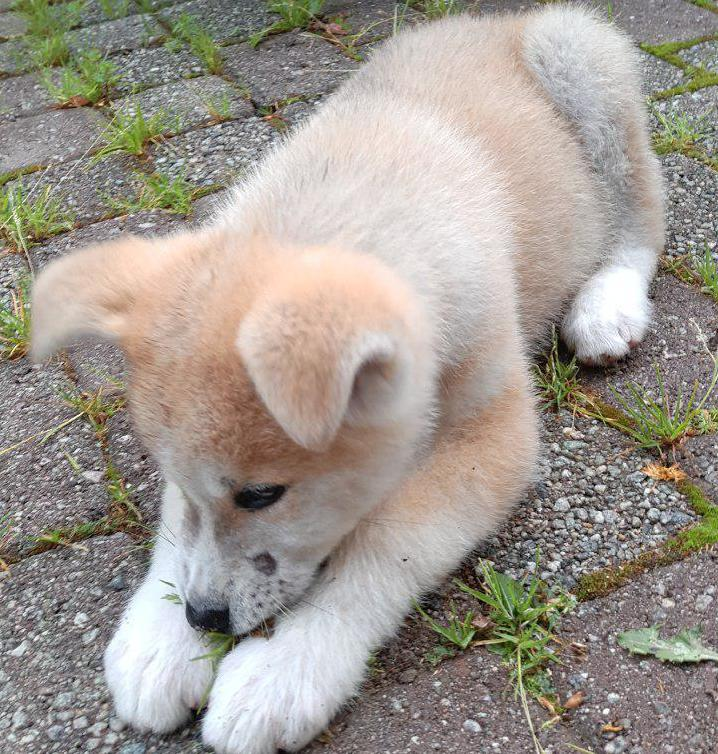
#> input picture imagesFFT/dog.jpg, 718 x 754 px
$ jupyter execute TFC-12-FiltradoImagenesFFT.ipynb   (shell and % lines are left out)   (older library calls are emulated)
#> lines starting #> are read from the running program, lines starting #| are printed output that depends on the picture
# Filtrado de imágenes usando transformada de Fourier
<section class="post-meta">
Carlos Ruestes, Cristián Sanchez
</section>
Última edición: 30 de Septiembre de 2019
___

## Introducción

En este notebook discutiremos la transformada de Fourier bidimensional y su uso en filtrado de imágenes. Si desean un conocimiento conceptual más profundo, pueden ver las referencias al final de este notebook. Recuerden que podemos interpretar la transformada de Fourier del dominio espacial (aquí son las imágenes) como el dominio de frecuencias, o el espectro de frecuencias. Por simplicidad, usaremos imágenes en escala de grises, pero es relativamente sencillo generalizar esto a imágenes a color.

[cell 1]
import matplotlib.pyplot as plt
import numpy as np
import scipy.fftpack as fft
from skimage import io
import warnings

# Tomar el logaritmo de cero al visualizar el espectro da advertencias,
# así que las desactivamos
warnings.filterwarnings("ignore")

## Transformada de fourier de una imagen

Para simplificar y minimizar la implementación de código, creamos una función para visualizar una imagen y su correspondiente espectro en el dominio de frecuencias. Nótese que graficamos el logaritmo del valor absoluto.

[cell 2]
def visualise(image, spectrum, title='', title_img='', title_spec='', cmap='gray'):
    """ Visualizar una image y su espectro en frec. en una figura.

    Parametros:
        image: en forma de array, como en plt.imshow(). Imagen.
        spectrum:en forma de array, como en plt.imshow(). Espectro.
        title: string. Titulo. Opcional.
        title_img. string. Subtitulo. Opcional.
        title_spec. string. Subtitulo Espectro. Opcional.
        cmap: `~matplotlib.colors.Colormap`. Color map. Opcional.
    """
    plt.figure(figsize=(18, 5))
    plt.subplot(121)
    plt.imshow(image, cmap=cmap)
    plt.title(title_img)
    plt.subplot(122)
    plt.imshow(np.log(abs(spectrum)), cmap=cmap)
    plt.title(title_spec)
    plt.suptitle(title)
    plt.show()

Creamos dos funciones para calcular la transformada de Fourier y la antitransformada de una imagen. Nótese que estas funciones también desplazan los cuadrantes, de manera que las frecuencias bajas aparecen hacia el medio del espectro y la frecuencia aumenta a medida que lo hace la distancia al centro. Es una convención que se encuentra frecuentemente en la literatura.

[cell 3]
def FFT(image):
    """ Computa la FFT discreta 2D de una imagen y desplaza el cero de frec.
    hacia el centro del espectro.

    Parametros:
        image: en forma de array, dimension (m,n), puede ser complejo.
    Returns: ndarray complejo, dimension (m,n). Espectro.
    """
    return np.fft.fftshift(np.fft.fft2(image))

def IFFT(spectrum):
    """ Desplaza el cero de frec. hacia los extremos del espectro y
    computa la anti FFT discreta 2D de una imagen.

    Parametros:
        spectrum: forma de array, dimension (m,n), puede ser complejo.
    Returns: ndarray complejo, dimension (m,n). Dominio espacila.
    """
    return np.fft.ifft2(np.fft.fftshift(spectrum))

Tomemos la transformada rápida de una imagen y grafiquemos el resultado.

[cell 4]
img = io.imread('imagesFFT/dog.jpg', as_grey=True)
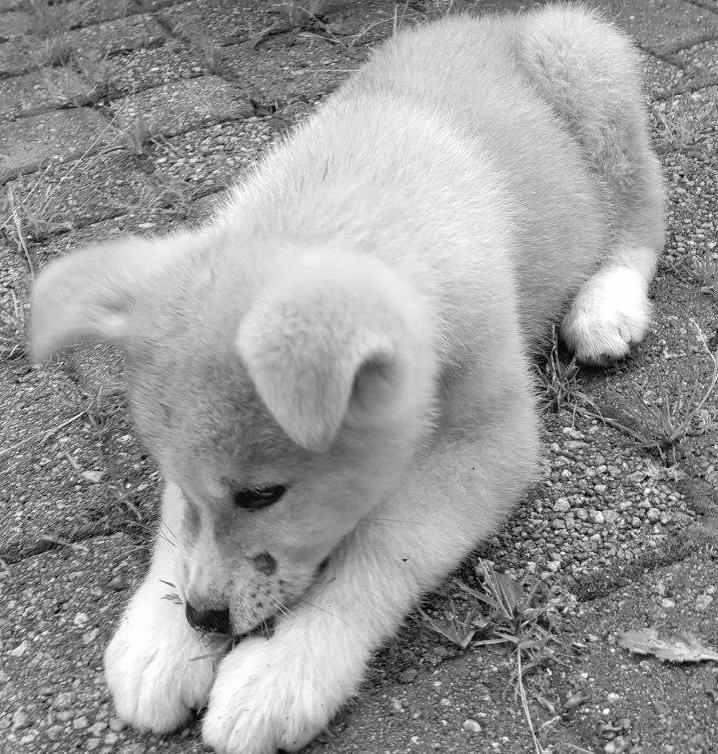
#> img: shape (754, 718) float64; min 0, max 1, mean 0.603

spec = FFT(img)
visualise(img, spec, title_img='Imagen inicial', title_spec='Espectro')

## Filtrado

Hay una cantidad innumerable de filtros que se pueden utilizar sobre el dominio en frecuencia para filtrar la imagen original. Vamos a implementar filtros de bajas y altas frecuencias en forma de filtro pasa-altos y pasa-bajos, respectivamente. Usaremos un filtro ideal y un filtro gaussiano en ambos casos.

Se asume que la imagen en cuestión tiene $n$ pixeles horizontales (dirección $x$) y $m$ pixeles verticales (dirección $y$). Sea $x=0,1,...,n-1$ e $y=0,1,..,m-1$ que definen una grilla cuadrada $x \times y$. Denotemos al espectro en frecuencia como $\mathcal F$, los filtros ideales como $I_\text{lowpass}$ e $I_\text{highpass}$ y los filtros gaussianos como $G_\text{lowpass}$ y $G_\text{highpass}$, todos definidos en la grilla $x \times y$. Definimos estos filtros tal que un espectro filtrado esta dado por el producto matricial elemental  $\mathcal F\circ I$ y $\mathcal F\circ G$.

$r=\sqrt{(x-n/2)^2+(y-m/2)^2}\geq0$ es la distancia desde el centro del espectro. Los filtros que consideramos dependen solo de un parámetro $\xi\in \mathbb{R}^+$. En esta notación, los filtros ideales estan dados por

$$
I_\text{lowpass}=\begin{cases}
1,& \text{si } r\leq\xi,\\
0,& \text{si } r>\xi,
\end{cases}
\quad \text{y} \quad
I_\text{highpass}=\begin{cases}
1,& \text{si } r\geq\xi,\\
0,& \text{si } r<\xi,
\end{cases}
$$

mientras que los filtros gaussianos estan dados por

$$
G_\text{lowpass}=e^{-\xi r^2}
\quad \text{y} \quad
G_\text{highpass}=1-e^{-\xi r^2}.
$$

[cell 5]
def filter_spectrum(spectrum, filter_type=None, val=50):
    """ Filtrado del espectro de una imagen de acuerdo a definicion.

    Parametros:
        spectrum:   array, dimension (m, n), puede ser complejo. Espectro a filtrar.
        filter_type: string. Nombre del filtro,
                     {'lowpass', 'highpass', 'gaussian_highpass', 'gaussian_lowpass'}.
        val:         float. Parametro del filtro.
    Returns: ndarray complejo, dimension (m, n). Espectro filtrado.
    """
#> called with spectrum = array of shape (754, 718), filter_type = 'lowpass', val = 40
    n, m = np.shape(spectrum)
#> n = 754; m = 718
    y, x = np.meshgrid(np.arange(1, m + 1), np.arange(1, n + 1))
    R2 = ((x - n/2)**2 + (y - m/2)**2)
    if (filter_type == 'lowpass'):
        return spectrum*(R2 <= val**2)
    elif (filter_type == 'highpass'):
        return spectrum*(R2 >= val**2)
    elif (filter_type == 'gaussian_highpass'):
        return spectrum*(1 - np.exp(-val*R2))
    elif (filter_type == 'gaussian_lowpass'):
        return spectrum*np.exp(-val*R2)
    elif (filter_type != None):
        raise ValueError('%s is not a valid filter!' % (filter_type))
    return spectrum

Ahora usamos estos filtros en el espectro de frecuencia y antitransformamos para obtener imágenes filtradas. Nótese que las imagenes filtradas con el filtro gaussiano se presentan como más suaves que aquellas con filtro ideal.

### Pasa-bajos

[cell 6]
filtered_spec = filter_spectrum(spec, 'lowpass', 40)  #Prueben modificar el valor de 40.
filtered_img = np.real(IFFT(filtered_spec))
visualise(filtered_img, filtered_spec, title='Filtro pasa-bajos ideal')

[cell 7]
filtered_spec = filter_spectrum(spec, 'gaussian_lowpass', 0.001)
filtered_img = np.real(IFFT(filtered_spec))
visualise(filtered_img, filtered_spec, title='Filtro pasa-bajos gaussiano')

### Pasa-altos

[cell 8]
filtered_spec = filter_spectrum(spec, 'highpass', 10)
filtered_img = np.real(IFFT(filtered_spec))
visualise(filtered_img, filtered_spec, title='Filtro pasa-altos ideal')
#> call 4 of visualise, with spectrum = array of shape (754, 718), title = 'Filtro pasa-altos ideal', title_img = '', title_spec = '', cmap = 'gray'
#> in visualise (call 4), `plt.show()`:
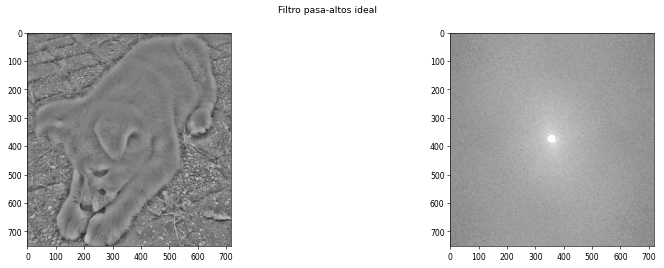
#> figure drawn by matplotlib, 2 panels

[cell 9]
filtered_spec = filter_spectrum(spec, 'gaussian_highpass', 0.01)
filtered_img = np.real(IFFT(filtered_spec))
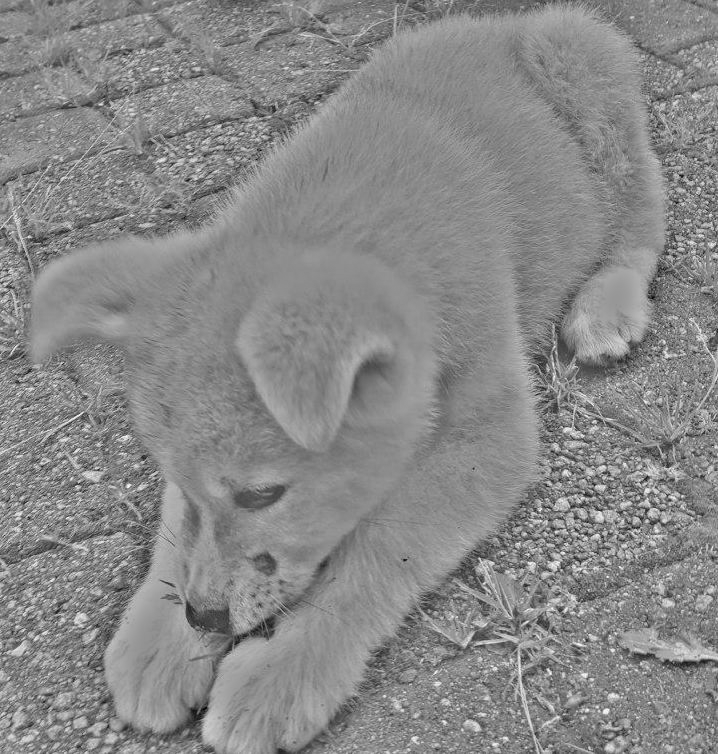
#> filtered_img: shape (754, 718) float64; min -0.627, max 0.565, mean 0.0119; drawn with min black and max white
visualise(filtered_img, filtered_spec, title='Filtro pasa-altos gaussiano')

## Filtrando patrones específicos y ruido

En los próximos ejemplos incluímos una imagen con patrones de ruido. Se las transforma al dominio de frecuencias, se le quitan las anomalías y se obtienen imágenes filtradas antitransformando al dominio espacial.

### Ejemplo 1

[cell 10]
img = io.imread('imagesFFT/dog_noise1.jpg', True)
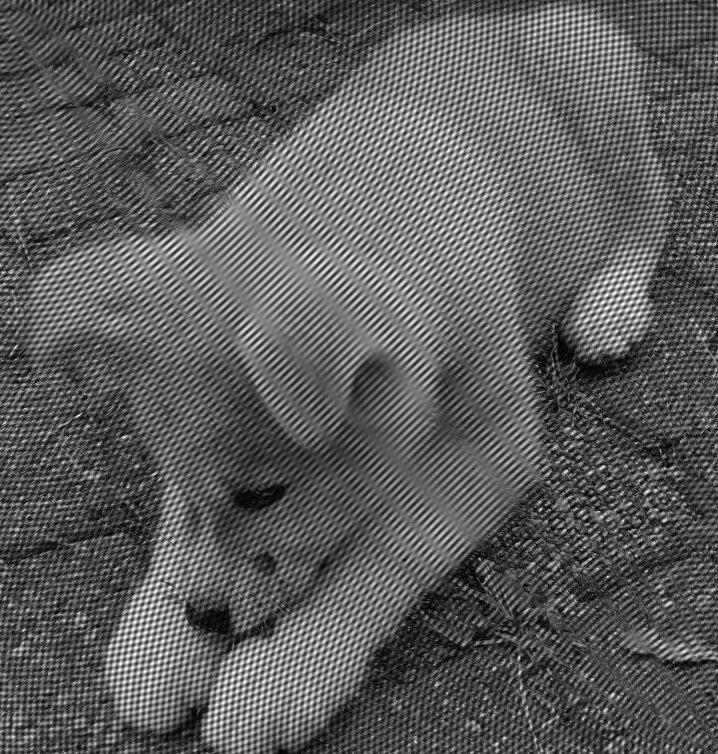
#> input picture imagesFFT/dog_noise1.jpg, 718 x 754 px
#> img is the input picture: shape (754, 718); min 0, max 255, mean 92.2
spec = FFT(img)
visualise(img, spec, title_img='Imagen con ruido', title_spec='Espectro sin filtrar')

[cell 11]
# Crear un filtro para quitar la anomalía (Conversemos como se ve la misma)
n, m = np.shape(img)
#> n = 754; m = 718
y, x = np.meshgrid(np.arange(m), np.arange(n))
R2 = (x - n/2)**2 + (y - m/2)**2
filtered_spec = spec*(R2 <= 100**2) + spec*(R2 >= 130**2) #Prueben otros valores!
filtered_img = np.real(IFFT(filtered_spec))
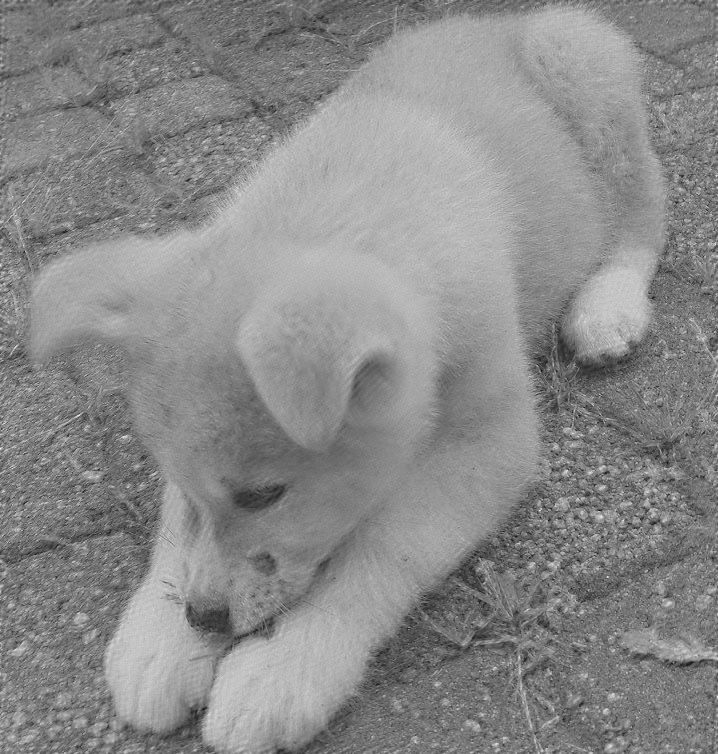
#> filtered_img: shape (754, 718) float64; min -50.23, max 212.2, mean 92.2; drawn with min black and max white

# Visualizamos el resultado
visualise(filtered_img, filtered_spec, title_img='Imagen filtrada',
          title_spec='Espectro filtrado')
#> in visualise (call 7), `plt.show()`:
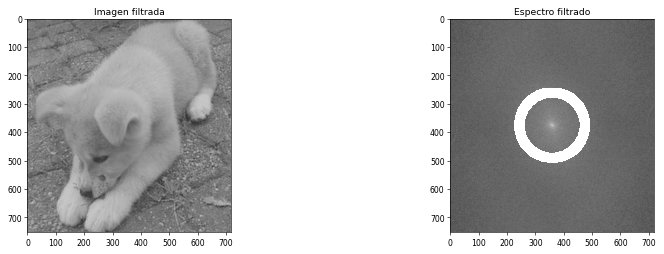
#> figure drawn by matplotlib, 2 panels

### Ejemplo 2

[cell 12]
img = io.imread('imagesFFT/dog_noise2.jpg', True)
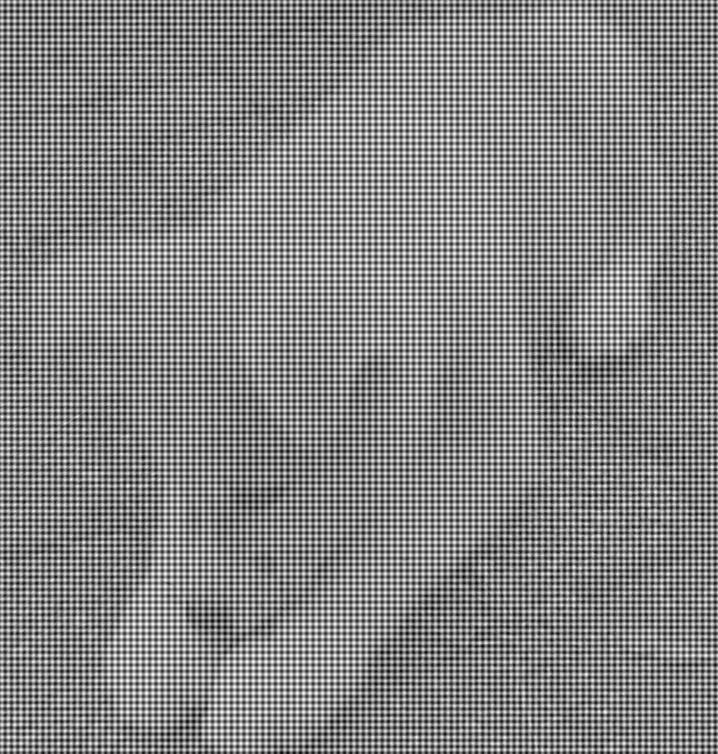
#> input picture imagesFFT/dog_noise2.jpg, 718 x 754 px
#> img is the input picture: shape (754, 718); min 0, max 255, mean 132.1
spec = FFT(img)
visualise(img, spec, title_img='Imagen con ruido', title_spec='Espectro sin filtrar')
#> in visualise (call 8), `plt.show()`:
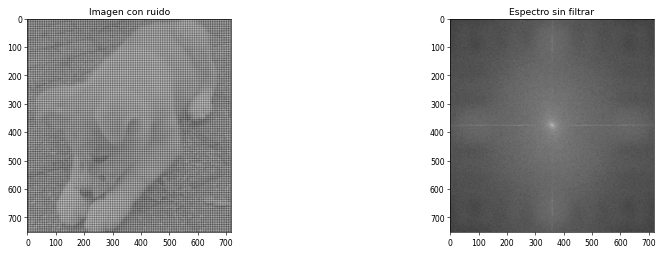
#> figure drawn by matplotlib, 2 panels

[cell 13]
# Crear un filtro para quitar la anomalía (Conversemos como se ve la misma)
n, m = np.shape(img)
y, x = np.meshgrid(np.arange(m), np.arange(n))
filtered_spec = spec*(x <= n/2 - 1) + spec*(x >= n/2 + 1)
filtered_spec = filtered_spec*(y <= m/2 - 1) + filtered_spec*(y >= m/2 + 1)
filtered_img = np.real(IFFT(filtered_spec))
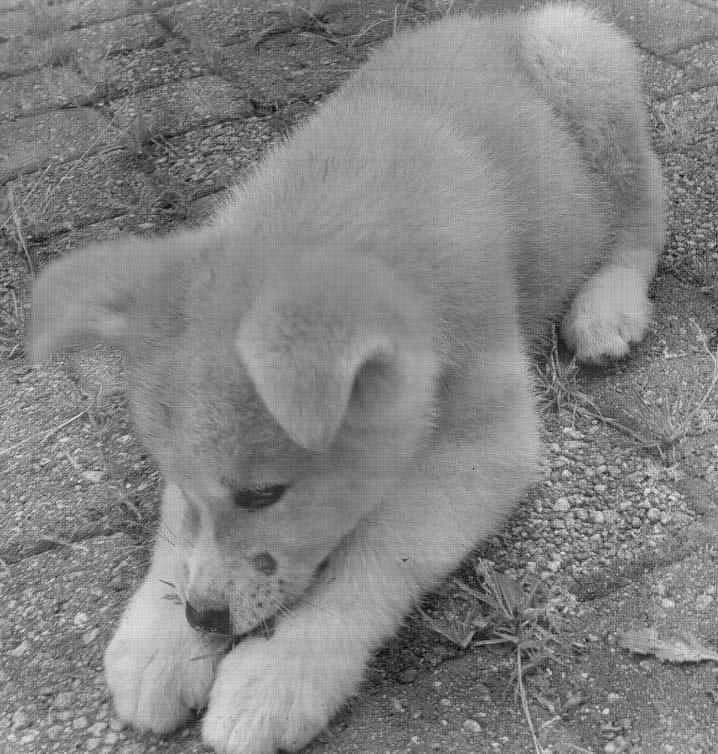
#> filtered_img: shape (754, 718) float64; min -37.4, max 35.07, mean 0; drawn with min black and max white

# Visualise result
visualise(filtered_img, filtered_spec, title_img='Imagen filtrada',
          title_spec='Espectro filtrado')
#> in visualise (call 9), `plt.show()`:
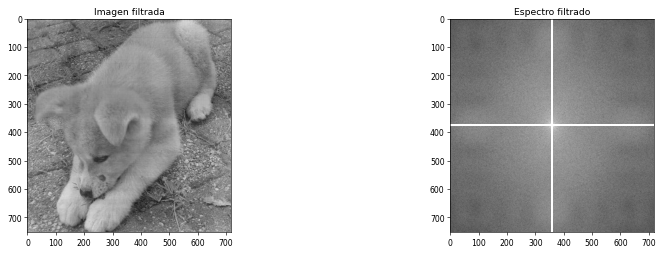
#> figure drawn by matplotlib, 2 panels
